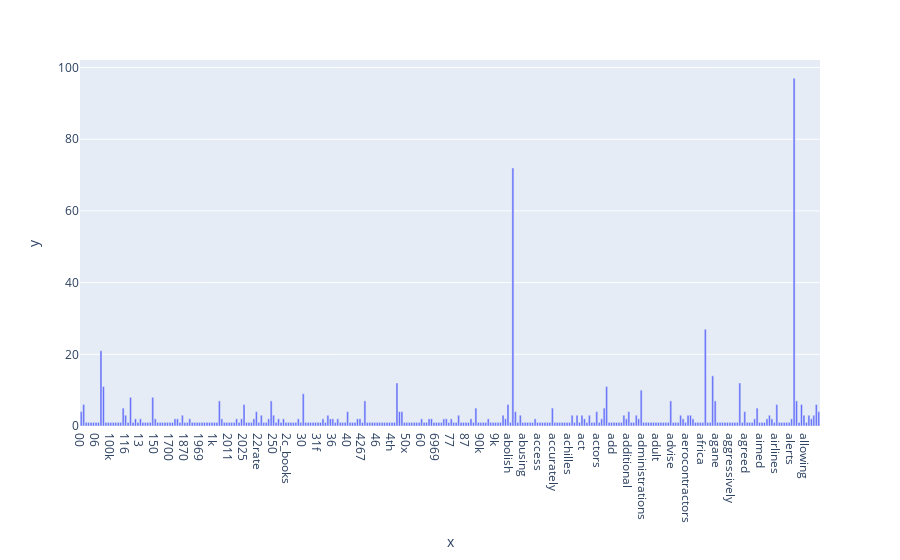

Notebook code for this chart:
### Markdown cell above
### >>> **Exercise 12 (Interactive visualization using plotly):**

### Code cell
# Answer here
import plotly.express as px

fig = px.bar(
    x=count_vect.get_feature_names_out()[:300],
    y=term_frequencies[:300]
)
fig.show()

### Figure 1 — Plotly figure (JSON) as saved in the notebook; plotly's stock layout.template omitted (floating-point values rounded to 4 significant figures; data arrays with more than 128 entries replaced by an {"elided": "..."} marker saying what was removed)
{"data": [{"hovertemplate": "x=%{x}<br>y=%{y}<extra></extra>", "legendgroup": "", "marker": {"color": "#636efa", "pattern": {"shape": ""}}, "name": "", "orientation": "v", "showlegend": false, "textposition": "auto", "type": "bar", "x": {"elided": "300 str values"}, "xaxis": "x", "y": {"elided": "300 int values"}, "yaxis": "y"}], "layout": {"barmode": "relative", "legend": {"tracegroupgap": 0}, "margin": {"t": 60}, "xaxis": {"anchor": "y", "domain": [0, 1], "title": {"text": "x"}}, "yaxis": {"anchor": "x", "domain": [0, 1], "title": {"text": "y"}}}}
